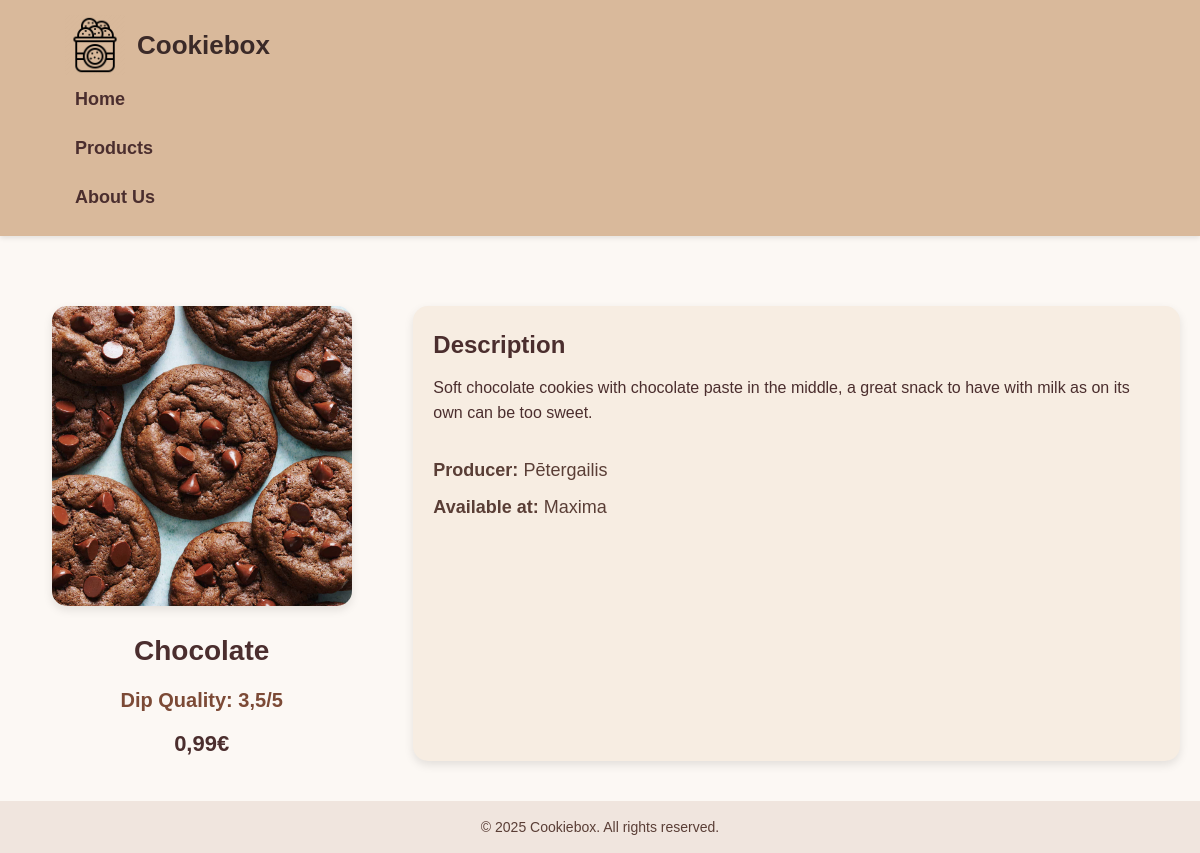
The app's page /product/2 with its own data.
### tables this page shows
CREATE TABLE products (
	id INTEGER NOT NULL PRIMARY KEY AUTOINCREMENT,
	name TEXT NOT NULL,
	price REAL NOT NULL,
	image TEXT,
	producer_id INTEGER NOT NULL,
	shop_id INTEGER, dip_id INTEGER, description TEXT,
	CONSTRAINT products_producers_FK FOREIGN KEY (id) REFERENCES producers(id),
	CONSTRAINT products_shops_FK FOREIGN KEY (id) REFERENCES shops(id),
	CONSTRAINT products_dipping_quality_FK FOREIGN KEY (id) REFERENCES dipping_quality(id)
);

CREATE TABLE dipping_quality (
	id INTEGER NOT NULL PRIMARY KEY AUTOINCREMENT,
	dipping_quality INTEGER NOT NULL
);

CREATE TABLE producers (
	id INTEGER NOT NULL PRIMARY KEY AUTOINCREMENT,
	name TEXT NOT NULL
);

CREATE TABLE shops (
	id INTEGER NOT NULL PRIMARY KEY AUTOINCREMENT,
	name TEXT NOT NULL
);

### app.py (the view)
@app.route("/product/<int:product_id>")
def products_show(product_id):
    conn = get_db_connection()
    product = conn.execute(
        """
        SELECT
            products.*,
            producers.name AS producer_name,
            shops.name AS shop_name,
            dipping_quality.dipping_quality AS dip_quality
        FROM products
        LEFT JOIN producers ON products.producer_id = producers.id
        LEFT JOIN shops ON products.shop_id = shops.id
        LEFT JOIN dipping_quality ON products.dip_id = dipping_quality.id
        WHERE products.id = ?
        """,
        (product_id,)
    ).fetchone()
    conn.close()
    return render_template("products_show.html", product=product)

### app.py (called while the page is built)
def get_db_connection():
    db = Path(__file__).parent / "Cepumkaste.db"
    conn = sqlite3.connect(db)
    conn.row_factory = sqlite3.Row
    return conn

### templates/products_show.html (shortened to what this page needs)
{% extends "base.html" %}
{% block content %}
<div class="product-detail">
    <div class="product-image-section">
        <img src="{{ url_for('static', filename='images/products/' + product.image) }}" alt="{{ product.name }}" class="product-image">
        <h2 class="product-name">{{ product.name }}</h2>
        <p class="dip-quality">Dip Quality: {{ product.dip_quality }}/5</p>
        <p class="product-price">{{ product.price }}€</p>
    </div>
    <div class="product-description-section">
        <h3>Description</h3>
        <p>{{product.description}}</p>
        <div class="product-info-bottom">
            <p><strong>Producer:</strong> {{ product.producer_name }}</p>
            <p><strong>Available at:</strong> {{ product.shop_name }}</p>
        </div>
    </div>
</div>
{% endblock %}

### static/style.css (style rules this page uses)
* { margin: 0; padding: 0; box-sizing: border-box; }
body { font-family: 'Poppins', Arial, sans-serif; background-color: #fcf8f4; color: #4b2e2e; line-height: 1.6; }
.product-detail { display: flex; flex-wrap: wrap; gap: 30px; margin-top: 30px; }
.product-image-section { flex: 1; min-width: 300px; text-align: center; }
.product-image { width: 300px; height: 300px; object-fit: cover; border-radius: 15px; box-shadow: 0 4px 10px rgba(0,0,0,0.1); }
.product-name { font-size: 28px; margin-top: 15px; color: #4b2e2e; }
.dip-quality { font-size: 20px; font-weight: 600; margin-top: 10px; color: #7c4a36; }
.product-price { font-size: 22px; font-weight: bold; margin-top: 10px; color: #4b2e2e; }
.product-description-section { flex: 2; min-width: 300px; background-color: #f7ede2; padding: 20px; border-radius: 15px; box-shadow: 0 4px 10px rgba(0,0,0,0.1); }
.product-description-section h3 { margin-bottom: 10px; font-size: 24px; color: #4b2e2e; }
.product-info-bottom { margin-top: 30px; }
.product-info-bottom p { margin-bottom: 8px; font-size: 18px; color: #5a3e36; }

### records on screen
products: image (picture), name "Chocolate", price "0,99", description "Soft chocolate cookies with chocolate paste in the middle, a great snack to have with milk as on its own can be too sweet."
dipping_quality: dip_quality "3,5"
producers: producer_name "Pētergailis"
shops: shop_name "Maxima"
